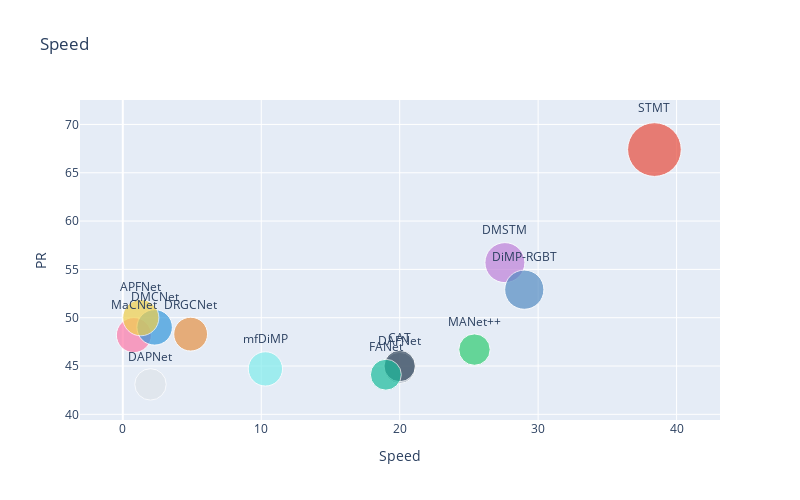

Here is the notebook cell this chart was saved with:
### Code cell
import plotly.graph_objects as go



tracker = ['DAPNet','DAFNet','mfDiMP','MaCNet','CAT','FANet','MANet++','DMCNet','DMSTM','DiMP-RGBT','APFNet','DRGCNet','STMT']
pr = [43.1, 44.8, 44.7, 48.2, 45.0, 44.1, 46.7, 49.0, 55.7, 52.9, 50.0, 48.3, 67.4]
sr = [31.4, 31.1, 34.3, 35.0, 31.4, 30.9, 31.4, 35.5, 40.0, 39.2, 36.2, 33.8, 53.7]
speed = [2, 20, 10.3, 0.8, 20, 19, 25.4, 2.3, 27.6, 29, 1.3, 4.9, 38.4]

fig = go.Figure(data=[go.Scatter(
    x=speed, y=pr,
    text=tracker,
    textposition="top center",
    mode='markers+text',
    marker=dict(
        color=['rgb(223, 228, 234)', 'rgb(164, 176, 190)', 'rgb(129, 236, 236)', 'rgb(253, 121, 168)', 'rgb(52, 73, 94)', 'rgb(26, 188, 156)', 'rgb(46, 204, 113)', 'rgb(52, 152, 219)', 'rgb(191, 128, 217)', 'rgb(85, 140, 194)', 'rgb(241, 208, 75)', 'rgb(230, 145, 69)', 'rgb(231, 76, 60)' ],
        size=sr,
    )
)])

fig.update_layout(
    title="Speed",
    xaxis=dict(title="Speed"),
    yaxis=dict(title="PR"),
    width=800,
    height=500 
)
fig.show()

### Figure 1 — Plotly figure (JSON) as saved in the notebook; plotly's stock layout.template omitted (floating-point values rounded to 4 significant figures)
{"data": [{"marker": {"color": ["rgb(223, 228, 234)", "rgb(164, 176, 190)", "rgb(129, 236, 236)", "rgb(253, 121, 168)", "rgb(52, 73, 94)", "rgb(26, 188, 156)", "rgb(46, 204, 113)", "rgb(52, 152, 219)", "rgb(191, 128, 217)", "rgb(85, 140, 194)", "rgb(241, 208, 75)", "rgb(230, 145, 69)", "rgb(231, 76, 60)"], "size": [31.4, 31.1, 34.3, 35, 31.4, 30.9, 31.4, 35.5, 40, 39.2, 36.2, 33.8, 53.7]}, "mode": "markers+text", "text": ["DAPNet", "DAFNet", "mfDiMP", "MaCNet", "CAT", "FANet", "MANet++", "DMCNet", "DMSTM", "DiMP-RGBT", "APFNet", "DRGCNet", "STMT"], "textposition": "top center", "type": "scatter", "x": [2, 20, 10.3, 0.8, 20, 19, 25.4, 2.3, 27.6, 29, 1.3, 4.9, 38.4], "y": [43.1, 44.8, 44.7, 48.2, 45, 44.1, 46.7, 49, 55.7, 52.9, 50, 48.3, 67.4]}], "layout": {"height": 500, "title": {"text": "Speed"}, "width": 800, "xaxis": {"title": {"text": "Speed"}}, "yaxis": {"title": {"text": "PR"}}}}
